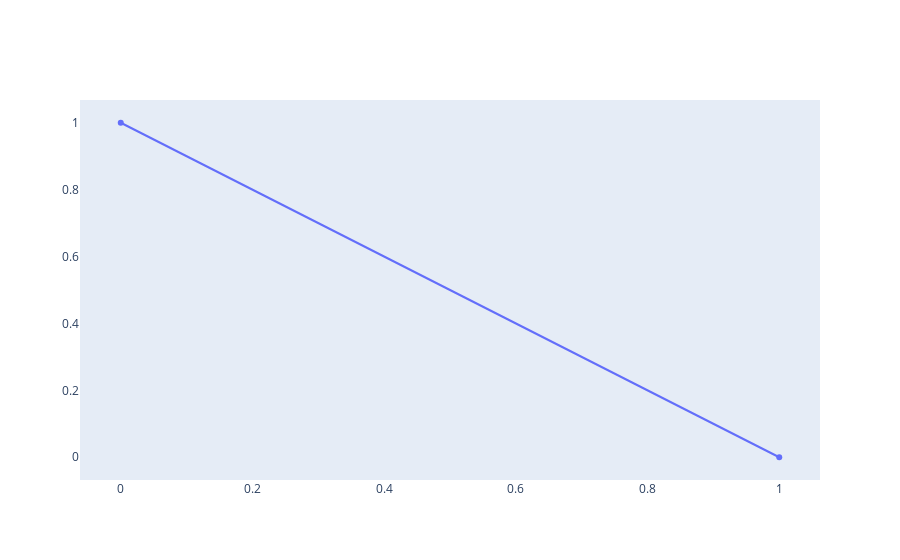

Notebook code for this chart:
### Markdown cell above
<h5 id="Toggle-grid-and-zerolines-with-update-axis-methods">Toggle grid and zerolines with update axis methods<a class="anchor-link" href="#Toggle-grid-and-zerolines-with-update-axis-methods">¶</a></h5><p>Axis properties can be also updated for figures after they are constructed using the <code>update_xaxes</code> and <code>update_yaxes</code> graph object figure methods.</p>
<p>Here is an example that disables the x and y axis grid and zero lines using <code>update_xaxes</code> and <code>update_yaxes</code>.</p>

### Code cell
import plotly.graph_objects as go

fig = go.Figure(
    data=go.Scatter(y=[1, 0]),
)
fig.update_xaxes(showgrid=False, zeroline=False)
fig.update_yaxes(showgrid=False, zeroline=False)

fig.show()

### Figure 1 — Plotly figure (JSON) as saved in the notebook; plotly's stock layout.template omitted (floating-point values rounded to 4 significant figures)
{"data": [{"type": "scatter", "y": [1, 0]}], "layout": {"xaxis": {"showgrid": false, "zeroline": false}, "yaxis": {"showgrid": false, "zeroline": false}}}
